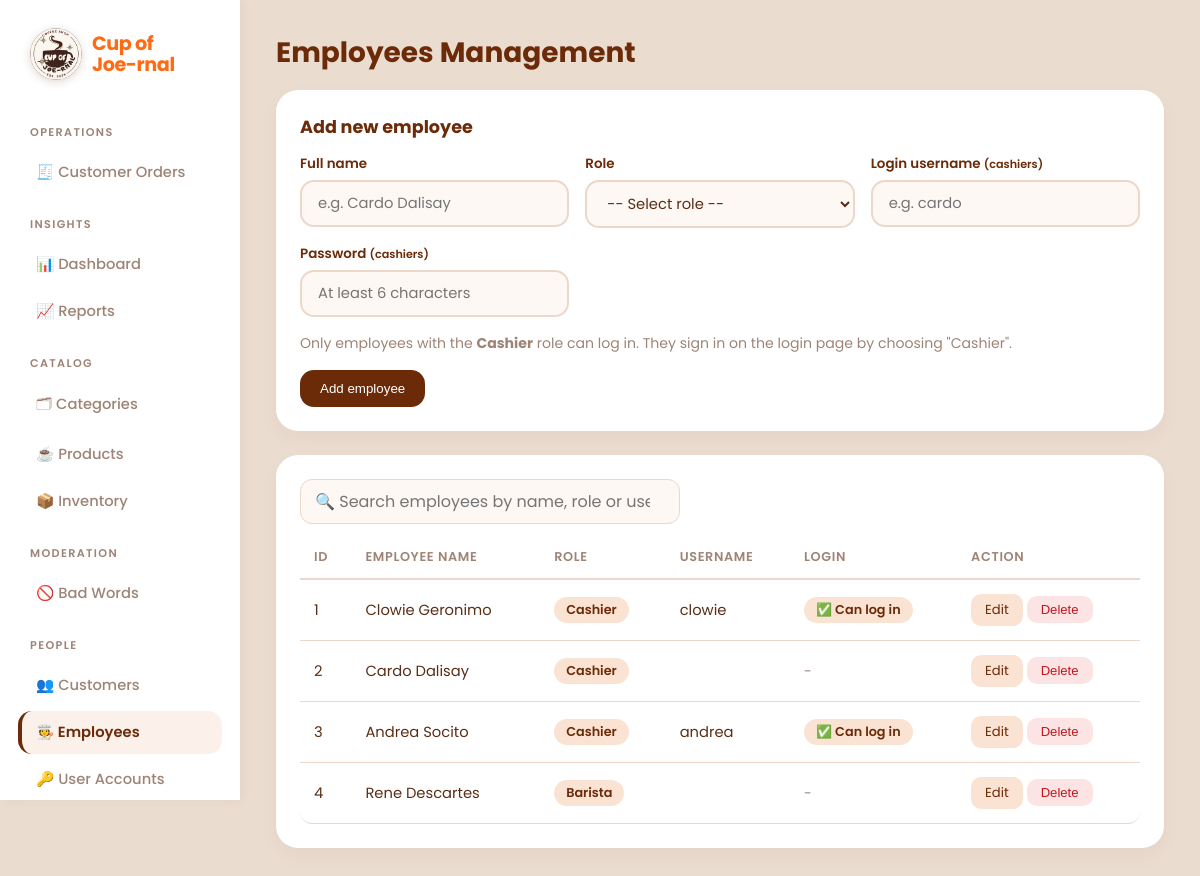
The page /employee/index.php (signed in) on the database its author committed.
### tables this page shows
CREATE TABLE `employees` (
  `employee_id` int(11) NOT NULL,
  `employee_name` varchar(100) NOT NULL,
  `role` enum('Barista','Cashier','Manager') NOT NULL,
  `username` varchar(50) DEFAULT NULL,
  `password` varchar(255) DEFAULT NULL
);

### employee/index.php (the view, shortened to what this page needs)
<?php
include('../includes/config.php');
include('../includes/adminHeader.php');
$editId = (int)($_GET['edit'] ?? 0);
$form   = ['employee_name' => '', 'role' => '', 'username' => ''];
$form = array_merge($form, take_old());
$list = mysqli_query($conn, "SELECT employee_id, employee_name, role, username,
                                    (password IS NOT NULL AND password <> '') AS has_pw
                             FROM employees ORDER BY employee_id");
?>
<h2>Employees Management</h2>
<div class="panel"><b><?= $editId > 0 ? 'Edit employee' : 'Add new employee' ?></b>
<form class="f" method="post" action="<?= $editId > 0 ? 'update.php' : 'store.php' ?>" autocomplete="off" novalidate>
  <div><label>Full name</label>
    <input type="text" name="employee_name" value="<?= h($form['employee_name']) ?>" placeholder="e.g. Cardo Dalisay"></div>
  <div><label>Role</label>
    <select name="role">
      <option value="">-- Select role --</option>
    </select></div>
  <div><label>Login username <small>(cashiers)</small></label>
    <input type="text" name="username" value="<?= h($form['username']) ?>" placeholder="e.g. cardo" autocomplete="off"></div>
  <div><label>Password <small>(cashiers)</small></label>
    <input type="password" name="password" autocomplete="new-password"
           placeholder="<?= $editId > 0 ? 'Leave blank to keep current' : 'At least 6 characters' ?>"></div>
  <div class="sub" style="grid-column:1/-1">Only employees with the <b>Cashier</b> role can log in. They sign in on the login page by choosing "Cashier".</div>
  <div style="align-self:end">
    <button type="submit"><?= $editId > 0 ? 'Save changes' : 'Add employee' ?></button>
  </div>
</form>
</div>
<div class="panel">
  <table id="empTbl">
    <thead><tr><th>ID</th><th>Employee Name</th><th>Role</th><th>Username</th><th>Login</th><th>Action</th></tr></thead>
    <tbody>
    <?php while ($r = mysqli_fetch_assoc($list)):
        $canLogin = $r['role'] === 'Cashier' && !empty($r['username']) && (int)$r['has_pw'] === 1; ?>
      <tr>
        <td><?= (int)$r['employee_id'] ?></td>
        <td><?= h($r['employee_name']) ?></td>
        <td><span class="pill"><?= h($r['role']) ?></span></td>
        <td><?= h($r['username'] ?? '') ?></td>
        <td><?= $canLogin ? '<span class="pill">✅ Can log in</span>' : '<span class="sub">-</span>' ?></td>
        <td style="white-space:nowrap">
          <a class="btn sm alt" href="index.php?edit=<?= (int)$r['employee_id'] ?>">Edit</a>
          <form method="post" action="delete.php" style="display:inline" onsubmit="return confirm('Delete this employee?')">
            <button class="btn sm del" type="submit">Delete</button>
          </form>
        </td>
      </tr>
    <?php endwhile; ?>
    </tbody>
  </table>
</div>
<?php include('../includes/footer.php'); ?>

### includes/style/style.css (style rules this page uses)
* { box-sizing: border-box; }
:root { --ink: #5a2e16; --brown: #6b2a08; --orange: #ff6a13; --muted: #9e8476; --bg: #ebdcd0; --card: #ffffff; --line: #ebd8cb; --peach: #fcd5bd; --bad: #c4161c; --ok: #2d6a3e; }
body { margin: 0; font-family: 'Poppins', system-ui, -apple-system, sans-serif; color: var(--ink); background: #4a2411; }
.panel { background: var(--card); border-radius: 22px; padding: 22px; box-shadow: 0 4px 14px rgba(107, 42, 8, 0.04); }
.panel > b { display: block; color: var(--brown); font-size: 1.05rem; margin-bottom: 14px; }
.pill { display: inline-block; background: #fbe3d3; color: var(--brown); border-radius: 999px; padding: 4px 12px; font-size: 0.8rem; font-weight: 600; }
button, .btn { display: inline-flex; align-items: center; justify-content: center; font: 600 0.88rem inherit; background: var(--brown); color: #fff; border: 0; border-radius: 12px; padding: 10px 18px; cursor: pointer; text-decoration: none; transition: background 0.2s ease; }
.btn.alt { background: #fbe3d3; color: var(--brown); }
h1, h2, h3 { color: var(--brown); margin: 0 0 16px; }
h2 { font-size: 1.75rem; font-weight: 700; }
.sub { color: var(--muted); font-size: 0.88rem; margin: 0; }
.panel, .card { background: var(--card); border-radius: 22px; padding: 24px; margin-bottom: 24px; box-shadow: 0 8px 20px rgba(107, 42, 8, 0.04); }
.panel > b { display: block; color: var(--brown); font-size: 1.1rem; margin-bottom: 14px; }
table { width: 100%; border-collapse: separate; border-spacing: 0; margin-top: 8px; }
th { text-align: left; color: var(--muted); font-weight: 600; font-size: 0.8rem; text-transform: uppercase; letter-spacing: 0.05em; padding: 12px 14px; border-bottom: 2px solid var(--line); }
td { padding: 14px; border-bottom: 1px solid var(--line); font-size: 0.92rem; vertical-align: middle; background: #fff; }
tr:first-child td:first-child { border-top-left-radius: 12px; }
tr:first-child td:last-child { border-top-right-radius: 12px; }
tr:last-child td:first-child { border-bottom-left-radius: 12px; }
tr:last-child td:last-child { border-bottom-right-radius: 12px; }
form.f { display: grid; grid-template-columns: repeat(auto-fit, minmax(220px, 1fr)); gap: 16px; }
.f label { display: block; font-weight: 600; font-size: 0.84rem; margin-bottom: 6px; color: var(--brown); }
input, select, textarea { width: 100%; font: inherit; font-size: 0.92rem; padding: 11px 16px; border: 2px solid var(--line); border-radius: 14px; background: #fdf8f4; color: var(--ink); transition: all 0.2s ease; }
button, .btn { display: inline-flex; align-items: center; justify-content: center; font: 600 0.9rem inherit; background: var(--brown); color: #fff; border: 0; border-radius: 14px; padding: 11px 20px; cursor: pointer; text-decoration: none; transition: all 0.2s ease; }
.btn.del { background: #fde4e4; color: var(--bad); }
.btn.sm, td button { padding: 6px 14px; font-size: 0.82rem; border-radius: 10px; }

### rows shown on the page
employees: employee_id "1", employee_name "Clowie Geronimo", role "Cashier", username "clowie", shows "✅ Can log in"
employees: employee_id "2", employee_name "Cardo Dalisay", role "Cashier"
employees: employee_id "3", employee_name "Andrea Socito", role "Cashier", username "andrea", shows "✅ Can log in"
employees: employee_id "4", employee_name "Rene Descartes", role "Barista"

### other values the page prints
$group "OPERATIONS"
$l "🧾 Customer Orders"
$group "INSIGHTS"
$l "📊 Dashboard"
$l "📈 Reports"
$group "CATALOG"
$l "🗂 Categories"
$l "☕ Products"
$l "📦 Inventory"
$group "MODERATION"
$l "🚫 Bad Words"
$group "PEOPLE"
$l "👥 Customers"
$l "🧑‍🍳 Employees"
$l "🔑 User Accounts"
